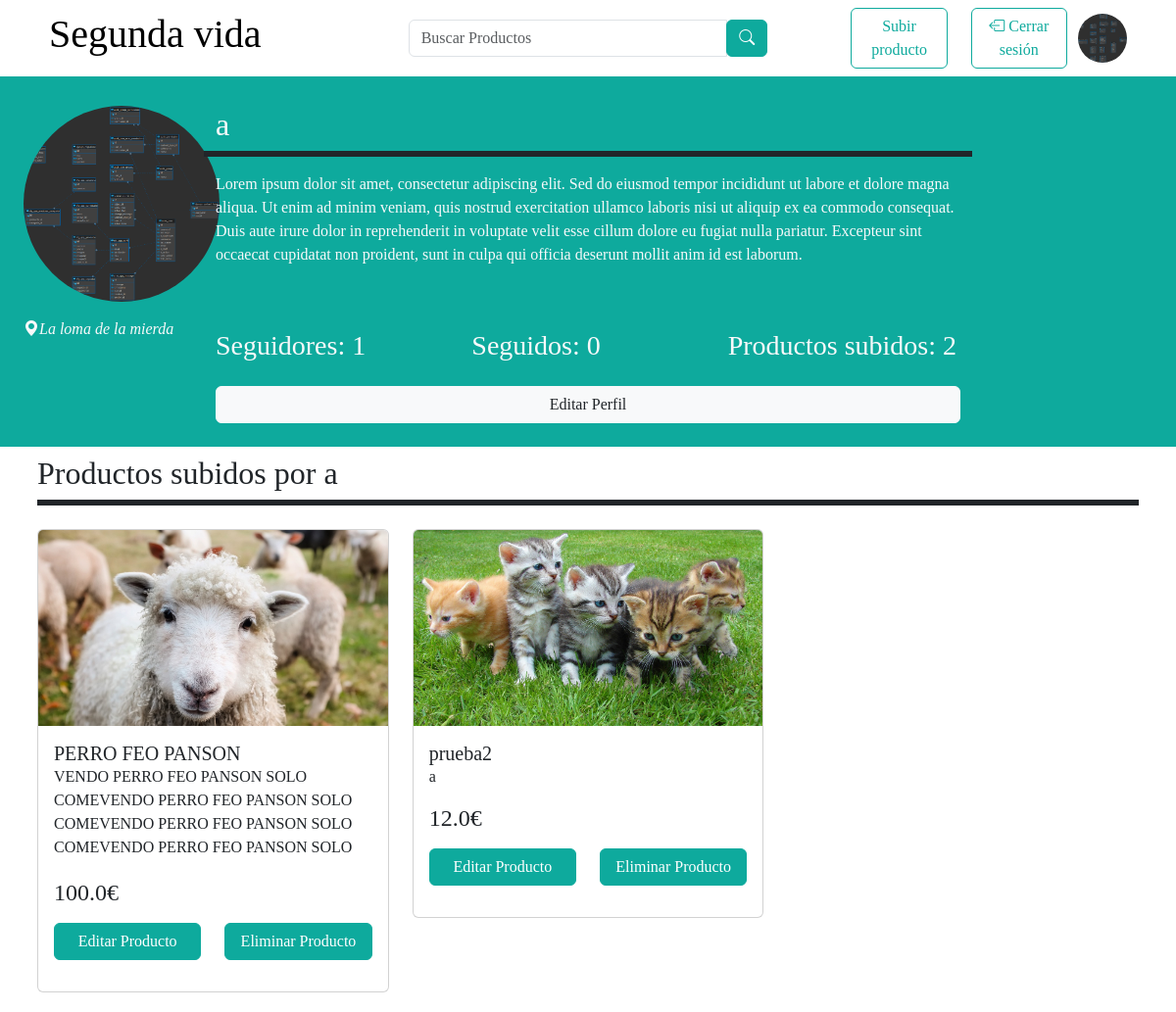
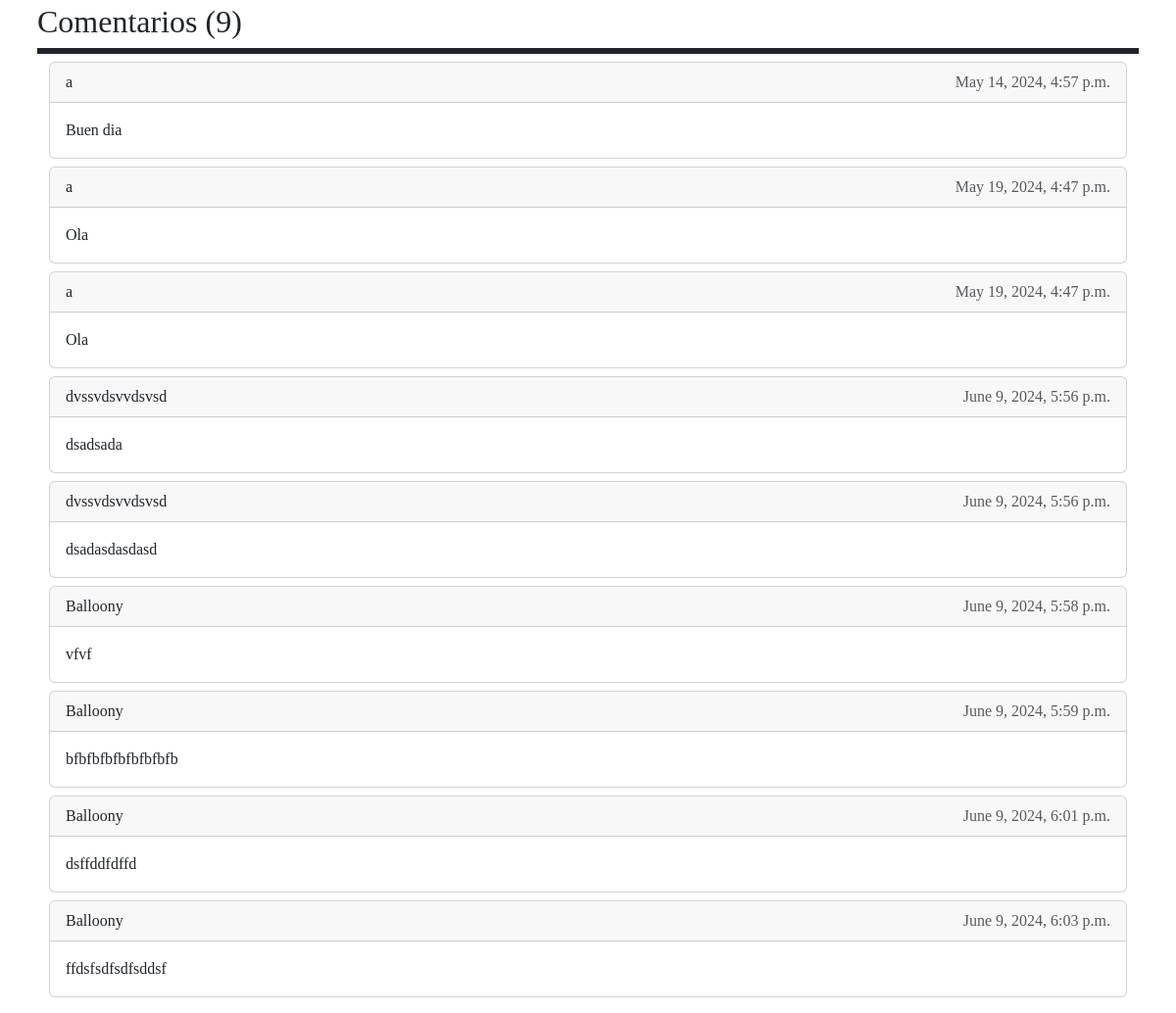
The page /perfil/1 (signed in) on the database its author committed (2 pictures, top to bottom).
### tfg_app/models.py (models this page shows, shortened)
class Perfil(models.Model):
    user = models.OneToOneField(User, on_delete=models.CASCADE)
    username = models.CharField(max_length=200)
    fecha_nacimiento = models.DateField(blank =True, null=True)
    biografía = models.TextField(blank = True, null = True)
    localizacion = models.CharField(blank = True, null = True, max_length=1000)
    foto = models.ImageField(upload_to="perfil", default='perfil/blankprofile.webp')
    create_datetime = models.DateTimeField(auto_now_add= True)
    customer_id = models.CharField(blank=True,null=True,max_length = 100)
    def seguidores(self):
        return self.seguidor.all().count()
    def seguidos(self):
        return self.seguido.all().count()
    def productos_asociados(self):
        return self.productos.all()
    def __str__(self) -> str:
        return self.username

class Producto(models.Model):
    id = models.IntegerField(primary_key=True)
    nombre = models.CharField(max_length = 100, null = True)
    descripcion = models.TextField(max_length=500)
    precio = models.FloatField()
    imagen = models.ImageField(upload_to="productos/", blank=True)
    imagen2 = models.ImageField(upload_to="productos/", blank=True)
    imagen3 = models.ImageField(upload_to="productos/" ,blank=True)
    user_id = models.ForeignKey(Perfil,related_name='productos', on_delete=models.CASCADE)
    categorias = models.ForeignKey(Categoria, on_delete=models.CASCADE)
    create_datetime = models.DateTimeField(auto_now_add = True)
    product_id = models.CharField(blank=True,null=True,max_length = 100)
    price_id = models.CharField(blank=True,null=True,max_length = 100)

class Comentario(models.Model):
    texto = models.TextField(blank=True,null=True)
    emisor = models.ForeignKey(Perfil, on_delete=models.CASCADE, related_name = 'emisor')
    receptor = models.ForeignKey(Perfil, on_delete=models.CASCADE,  related_name = 'receptor')
    create_datetime = models.DateTimeField(auto_now_add = True)

### tfg_app/views.py (the view)
# urls.py: path('perfil/<pk>', PerfilDetailView.as_view(), name='perfil'),
class PerfilDetailView(DetailView):
    model= Perfil
    template_name = 'perfil.html'
    def get(self, request, *args, **kwargs):
        if self.request.user.is_authenticated:
            print(self.kwargs)
            context = self.get_context_data()
            print(context)
            return self.render_to_response(context)
        else:
            return super().get(request, *args, **kwargs)
    def get_context_data(self, **kwargs):
        contexto = {}
        contexto['perfil'] = Perfil.objects.get(user_id = self.request.user.id)
        contexto['perfil2'] = Perfil.objects.get(user_id = self.kwargs['pk'])
        contexto['form'] = CommentForm()
        contexto['comentarios'] = Comentario.objects.filter(receptor = contexto['perfil2'] )
        contexto['sigue'] = Seguidor.objects.filter(seguidor= Perfil.objects.get(user =self.request.user.pk),seguido=Perfil.objects.get(user = User.objects.get(id = self.kwargs['pk'])))
        return contexto

### tfg_app/forms.py
class CommentForm(forms.Form):
    comentario = forms.CharField()

### tfg_app/templates/perfil.html (shortened to what this page needs)
{% load static %}
<!doctype html>
<html lang="en">
    <head>
        <link
            href="https://cdn.jsdelivr.net/npm/bootstrap@5.3.2/dist/css/bootstrap.min.css"
            rel="stylesheet"
        />
        <link rel="stylesheet" href="https://cdn.jsdelivr.net/npm/bootstrap-icons@1.11.3/font/bootstrap-icons.min.css">
    </head>
    {% include 'base.html' %}
    {% include 'header.html' %}
    <body style="width: 100%;">
        <header class="bg-primary text-light">
            <div class="container-fluid p-4">
                <div class="row">
                    <div class="col-12 col-md-2 text-center text-md-start">
                        <a>
                            <img style="border-radius: 50%; max-width:200px" src="{{perfil2.foto.url}}" class="img-fluid" alt="Profile Picture">
                        </a>
                        <div class="mt-3">
                            <i class="bi bi-geo-alt-fill">{{perfil2.localizacion}}</i>
                        </div>
                    </div>
                    <div class="col-12 col-md-8">
                        <div class="row">
                            <h2>{{perfil2.username}}</h2>
                        </div>
                        <div class="row">
                            <p id="barrita" class="border border-3 border-dark w-100"></p>
                        </div>
                        <div class="row mb-5">
                            <p>{{perfil2.biografía}}</p>
                        </div>
                        <div class="row">
                            <div class="col-4">
                                <h3>Seguidores: {{perfil2.seguidos}}</h3>
                            </div>
                            <div class="col-4">
                                <h3>Seguidos: {{perfil2.seguidores}}</h3>
                            </div>
                            <div class="col-4">
                                <h3>Productos subidos: {{perfil2.productos_asociados.count}}</h3>
                            </div>
                        </div>
                        {% if perfil2.user != request.user %}
                            {% if sigue %}
                                <p class="text-center">Ya sigues a este usuario</p>
                            {% else %}
                                <button class="btn btn-light w-100 mt-3"><a href="{% url 'seguir' pk=perfil.pk %}" class="text-dark text-decoration-none">Seguir</a></button>
                            {% endif %}
                        {% else %}
                            <button class="btn btn-light w-100 mt-3"><a href="{% url 'perfil_update' pk=perfil.pk %}" class="text-dark text-decoration-none">Editar Perfil</a></button>
                        {% endif %}
                    </div>
                </div>
            </div>
        </header>
        <main>
            <div class="container p-2">
             <h2>Productos subidos por {{perfil2.username}}</h2>
             <div class="border border-3 border-dark"></div>
            <br>
            <div class="row">
                {% if perfil2.productos_asociados %}
                {% for productin in perfil2.productos_asociados %}
                <div class="col-md-4">
                    <div class="card">
                        <img src="{{ productin.imagen.url }}" class="card-img-top product-img" alt="{{ productin.nombre }}">
                        <div class="card-body">
                            <h5 class="card-title">{{ productin.nombre }}</h5>
                            <p class="card-text mb-3" style="max-height:100px; overflow: hidden; text-overflow:ellipsis">{{ productin.descripcion }}</p>
                            <h4 class="card-text mb-3">{{ productin.precio }}€</h4>
                            {% if perfil.user == request.user %}
                            <div class="row">
                                <div class="col mb-3">
                                    <a href="{% url 'product_update' pk=productin.pk %}" class="btn btn-primary">Editar Producto</a>
                                </div>
                                <div class="col">
                                    <a class="btn btn-primary" data-bs-toggle="modal" data-bs-target="#deleteModal{{ productin.pk }}">Eliminar Producto</a>
                                </div>
                            </div>
                            {% endif %}
                        </div>
                    </div>
                </div>
                {% endfor %}
        </div>
        {% else %}
        <h1>Este usuario no ha subido ningún producto o los ha vendido todos</h1>
        {% endif %}
        <h2>Comentarios ({{comentarios.count}})</h2>
        <div class="border border-3 border-dark"></div>
        <div class="container ">
        {% if comentarios%}
        {% for comentario in comentarios %}
        <div class="card mt-2 mb-2">
            <div class="card-header">
                <div class="d-flex justify-content-between">
                    <span class="font-weight-bold">{{comentario.emisor}}</span>
                    <span class="text-muted">{{comentario.create_datetime}}</span>
                </div>
            </div>
            <div class="card-body">
                <p class="card-text">{{comentario.texto}}</p>
            </div>
        </div>
            {% endfor %}
        {% else %}
        <h1>A este usuario no le han dejado ningún comentario. Sé tu el primero!</h1>
        {% endif %}
        </div>
    </div>
        </main>
    </body>
</html>

### tfg_app/templates/header.html (shortened to what this page needs)
{% include 'base.html'%}
{% load static %}
<header>
    <div class="container">
        <div class="row p-2 d-flex justify-content-between align-items-center" style="--bs-gutter-x: 0">
            <div class="col-12 col-md-4 d-flex justify-content-between justify-content-md-start align-items-center mb-2 mb-md-0">
                <h1><a href="{% url 'index'%}" style="text-decoration: none; color: black">Segunda vida</a></h1>
            </div>
            <div class="col-12 col-md-4 mb-2 mb-md-0">
                <form action="{% url 'buscar_producto' %}" class="search mx-auto" style="width:100%;">
                    <div class="input-group">
                        <input type="text" class="form-control" placeholder="Buscar Productos" name="keyword">
                        <div class="input-group-append">
                            <button class="btn btn-primary" type="submit">
                                <i class="bi bi-search"></i>
                            </button>
                        </div>
                    </div>
                </form>
            </div>
            <div class="col-12 col-md-4 d-flex justify-content-center justify-content-md-end align-items-center">
                <div class="row w-100 d-flex justify-content-center justify-content-md-end align-items-center">
                    <div class="col-6 col-md-4 mb-2 mb-md-0">
                        <a href="{% url 'product_create' %}">
                            <button class="btn btn-outline-primary w-100">Subir producto</button>
                        </a>
                    </div>
                    <div class="col-6 col-md-4 mb-2 mb-md-0">
                        <a href="{% url 'logout' %}" style="color: rgb(0, 0, 0); text-decoration: none;">
                            <button class="btn btn-outline-primary w-100">
                                <i class="bi bi-box-arrow-left"></i> Cerrar sesión
                            </button>
                        </a>
                    </div>
                    <div class="d-none d-md-block col-md-2">
                        <a href="{% url 'perfil' pk=request.user.pk %}" style="float: right;">
                            <img style="border-radius: 100%;" src="{{perfil.foto.url}}" width="50px">
                        </a>
                    </div>
                </div>
            </div>
        </div>
    </div>
</header>
<div class="border border-3 border-primary"></div>

### tfg_app/templates/base.html (style rules this page uses)
body { margin: 0; padding: 0; font-family: 'Playfair Display', serif; text-decoration: none; }
.bg-primary, .btn-primary { background-color: #0eaa9d; border-color: #0eaa9d; }
.border-primary, .btn-outline-primary { color: #0eaa9d; border-color: #0eaa9d; }
.bg-primary, .btn-primary:hover { background-color: #0eaa9d !important; border-color: #0eaa9d; }
[class$="primary"] { background-color: #0eaa9d !important; border-color: #0eaa9d !important; color: #ffffff; }
.border-primary { background-color: #0eaa9d; }
.border-primary, .btn-outline-primary:hover { color: #ffffff; background-color: #0eaa9d; border-color: #0eaa9d; }
.product-img { height: 200px; object-fit: cover; }
.card-title, .card-text { margin-bottom: auto; }
.btn { margin-top: auto; width: 100%; }

### rows shown on the page
Perfil: foto (picture), localizacion "La loma de la mierda", username "a", biografía "Lorem ipsum dolor sit amet, consectetur adipiscing elit. Sed do eiusmod tempor incididunt ut labore et dolore magna aliqua. Ut enim ad minim veniam, quis nostrud exercitation ullamco laboris nisi ut aliquip ex ea commodo consequat. Duis aute irure dolor in reprehenderit in voluptate velit esse cillum dolore eu fugiat nulla pariatur. Excepteur sint occaecat cupidatat non proident, sunt in culpa qui officia deserunt mollit anim id est laborum.", seguidos "1", seguidores "0", productos_asociados.count "2"
Producto: imagen (picture), nombre "PERRO FEO PANSON", descripcion "VENDO PERRO FEO PANSON SOLO COMEVENDO PERRO FEO PANSON SOLO COMEVENDO PERRO FEO PANSON SOLO COMEVENDO PERRO FEO PANSON SOLO…", precio "100.0"
Producto: imagen (picture), nombre "prueba2", descripcion "a", precio "12.0"
Comentario: emisor "a", create_datetime "May 14, 2024, 4:57 p.m.", texto "Buen dia"
Comentario: emisor "a", create_datetime "May 19, 2024, 4:47 p.m.", texto "Ola"
Comentario: emisor "a", create_datetime "May 19, 2024, 4:47 p.m.", texto "Ola"
Comentario: emisor "dvssvdsvvdsvsd", create_datetime "June 9, 2024, 5:56 p.m.", texto "dsadsada"
Comentario: emisor "dvssvdsvvdsvsd", create_datetime "June 9, 2024, 5:56 p.m.", texto "dsadasdasdasd"
Comentario: emisor "Balloony", create_datetime "June 9, 2024, 5:58 p.m.", texto "vfvf"
Comentario: emisor "Balloony", create_datetime "June 9, 2024, 5:59 p.m.", texto "bfbfbfbfbfbfbfbfb"
Comentario: emisor "Balloony", create_datetime "June 9, 2024, 6:01 p.m.", texto "dsffddfdffd"
Comentario: emisor "Balloony", create_datetime "June 9, 2024, 6:03 p.m.", texto "ffdsfsdfsdfsddsf"

### other values the page prints
{{ comentarios.count }} "9"
